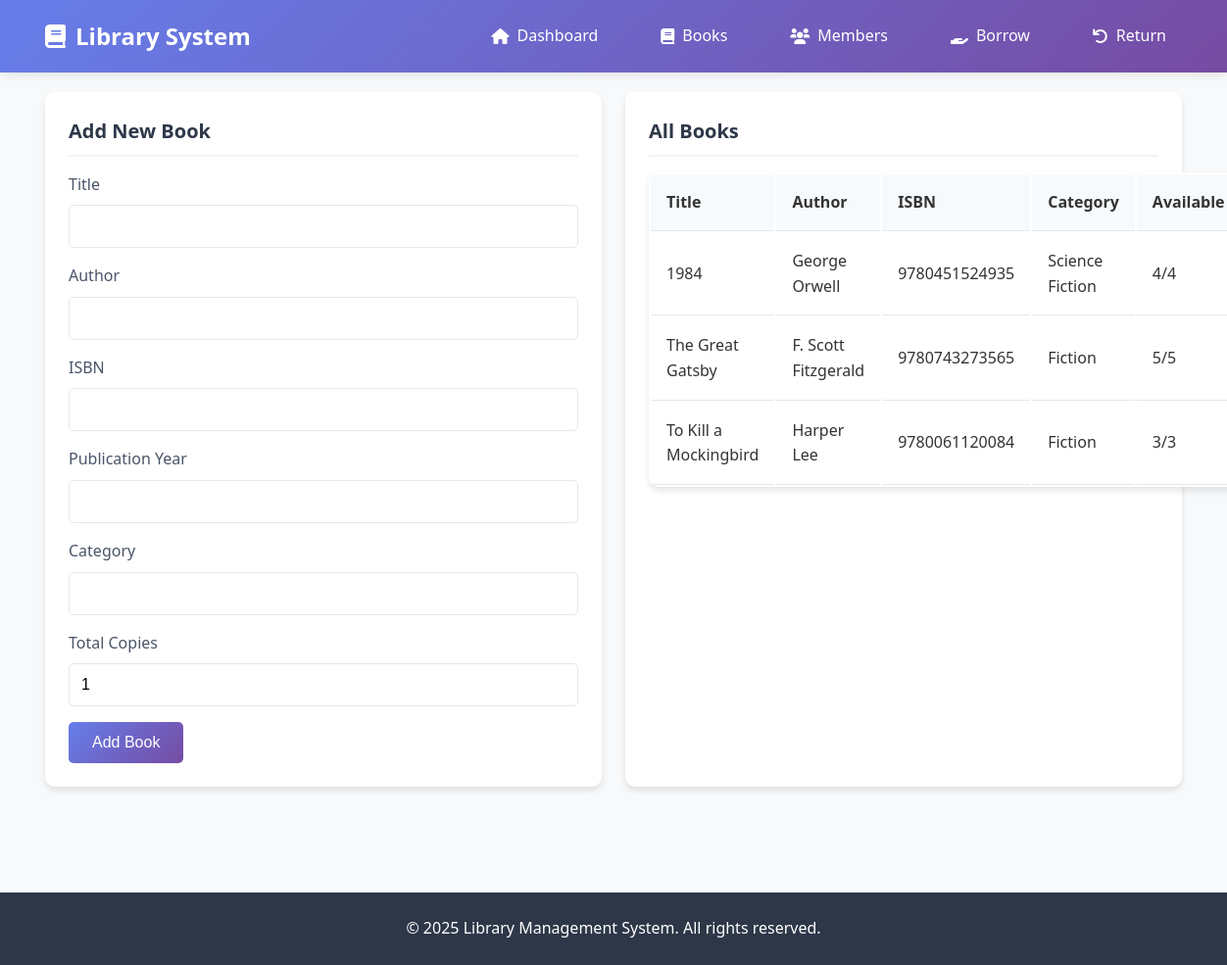
The page /books.php on the database its author committed.
### tables this page shows
CREATE TABLE books (
    id INT AUTO_INCREMENT PRIMARY KEY,
    title VARCHAR(255) NOT NULL,
    author VARCHAR(255) NOT NULL,
    isbn VARCHAR(20) UNIQUE,
    publication_year INT,
    category VARCHAR(100),
    total_copies INT DEFAULT 1,
    available_copies INT DEFAULT 1,
    created_at TIMESTAMP DEFAULT CURRENT_TIMESTAMP
);

### books.php (the view, shortened to what this page needs)
<?php
include 'config/database.php';
include 'includes/header.php';
$books = $pdo->query("SELECT * FROM books ORDER BY title")->fetchAll(PDO::FETCH_ASSOC);
?>
<div class="row">
    <div class="card">
        <div class="card-header">
            <h3 class="card-title">Add New Book</h3>
        </div>
        <div class="card-body">
            <form method="POST">
                <div class="form-group">
                    <label class="form-label">Title</label>
                    <input type="text" class="form-control" name="title" required>
                </div>
                <div class="form-group">
                    <label class="form-label">Author</label>
                    <input type="text" class="form-control" name="author" required>
                </div>
                <div class="form-group">
                    <label class="form-label">ISBN</label>
                    <input type="text" class="form-control" name="isbn" required>
                </div>
                <div class="form-group">
                    <label class="form-label">Publication Year</label>
                    <input type="number" class="form-control" name="publication_year" min="1000" max="2023" required>
                </div>
                <div class="form-group">
                    <label class="form-label">Category</label>
                    <input type="text" class="form-control" name="category" required>
                </div>
                <div class="form-group">
                    <label class="form-label">Total Copies</label>
                    <input type="number" class="form-control" name="total_copies" min="1" value="1" required>
                </div>
                <button type="submit" class="btn btn-primary">Add Book</button>
            </form>
        </div>
    </div>
    <div class="card">
        <div class="card-header">
            <h3 class="card-title">All Books</h3>
        </div>
        <div class="card-body">
            <table class="table">
                <thead>
                    <tr>
                        <th>Title</th>
                        <th>Author</th>
                        <th>ISBN</th>
                        <th>Category</th>
                        <th>Available</th>
                    </tr>
                </thead>
                <tbody>
                    <?php foreach($books as $book): ?>
                    <tr>
                        <td><?php echo htmlspecialchars($book['title']); ?></td>
                        <td><?php echo htmlspecialchars($book['author']); ?></td>
                        <td><?php echo htmlspecialchars($book['isbn']); ?></td>
                        <td><?php echo htmlspecialchars($book['category']); ?></td>
                        <td><?php echo $book['available_copies']; ?>/<?php echo $book['total_copies']; ?></td>
                    </tr>
                    <?php endforeach; ?>
                </tbody>
            </table>
        </div>
    </div>
</div>
<?php include 'includes/footer.php'; ?>

### includes/header.php (shortened to what this page needs)
<!DOCTYPE html>
<html lang="en">
<head>
    <link rel="stylesheet" href="css/style.css">
    <link href="https://cdnjs.cloudflare.com/ajax/libs/font-awesome/6.0.0/css/all.min.css" rel="stylesheet">
</head>
<body>
    <nav class="navbar">
        <div class="nav-container">
            <div class="nav-logo">
                <i class="fas fa-book"></i>
                Library System
            </div>
            <ul class="nav-menu">
                <li><a href="index.php"><i class="fas fa-home"></i> Dashboard</a></li>
                <li><a href="books.php"><i class="fas fa-book"></i> Books</a></li>
                <li><a href="members.php"><i class="fas fa-users"></i> Members</a></li>
                <li><a href="borrow.php"><i class="fas fa-hand-holding"></i> Borrow</a></li>
                <li><a href="return.php"><i class="fas fa-undo"></i> Return</a></li>
            </ul>
        </div>
    </nav>
    <div class="container">

### includes/footer.php (shortened to what this page needs)
    </div>
    <footer class="footer">
        <div class="footer-content">
            <p>&copy; 2025 Library Management System. All rights reserved.</p>
        </div>
    </footer>
</body>
</html>

### css/style.css (style rules this page uses)
* { margin: 0; padding: 0; box-sizing: border-box; }
body { font-family: 'Segoe UI', Tahoma, Geneva, Verdana, sans-serif; line-height: 1.6; color: #333; background-color: #f8f9fa; }
.container { max-width: 1200px; margin: 0 auto; padding: 20px; }
.navbar { background: linear-gradient(135deg, #667eea 0%, #764ba2 100%); color: white; padding: 0; box-shadow: 0 2px 10px rgba(0,0,0,0.1); }
.nav-container { max-width: 1200px; margin: 0 auto; display: flex; justify-content: space-between; align-items: center; padding: 1rem 20px; }
.nav-logo { font-size: 1.5rem; font-weight: bold; display: flex; align-items: center; gap: 10px; }
.nav-menu { display: flex; list-style: none; gap: 2rem; }
.nav-menu a { color: white; text-decoration: none; padding: 0.5rem 1rem; border-radius: 5px; transition: background-color 0.3s; display: flex; align-items: center; gap: 8px; }
.card { background: white; border-radius: 10px; padding: 1.5rem; box-shadow: 0 4px 6px rgba(0,0,0,0.1); margin-bottom: 1.5rem; transition: transform 0.3s, box-shadow 0.3s; }
.card-header { display: flex; justify-content: space-between; align-items: center; margin-bottom: 1rem; padding-bottom: 0.5rem; border-bottom: 2px solid #f1f3f4; }
.card-title { font-size: 1.25rem; font-weight: 600; color: #2d3748; }
.form-group { margin-bottom: 1rem; }
.form-label { display: block; margin-bottom: 0.5rem; font-weight: 500; color: #4a5568; }
.form-control { width: 100%; padding: 0.75rem; border: 1px solid #e2e8f0; border-radius: 5px; font-size: 1rem; transition: border-color 0.3s, box-shadow 0.3s; }
.btn { padding: 0.75rem 1.5rem; border: none; border-radius: 5px; font-size: 1rem; font-weight: 500; cursor: pointer; transition: all 0.3s; display: inline-flex; align-items: center; gap: 8px; text-decoration: none; }
.btn-primary { background: linear-gradient(135deg, #667eea 0%, #764ba2 100%); color: white; }
.table { width: 100%; background: white; border-radius: 10px; overflow: hidden; box-shadow: 0 4px 6px rgba(0,0,0,0.1); }
.table th, .table td { padding: 1rem; text-align: left; border-bottom: 1px solid #e2e8f0; }
.table th { font-weight: 600; background-color: #f7fafc; }
.footer { background: #2d3748; color: white; text-align: center; padding: 1.5rem; margin-top: 2rem; }
.row { display: grid; grid-template-columns: repeat(auto-fit, minmax(300px, 1fr)); gap: 1.5rem; margin-bottom: 2rem; }

### rows shown on the page
books: title "1984", author "George Orwell", isbn "9780451524935", category "Science Fiction", available_copies "4", total_copies "4"
books: title "The Great Gatsby", author "F. Scott Fitzgerald", isbn "9780743273565", category "Fiction", available_copies "5", total_copies "5"
books: title "To Kill a Mockingbird", author "Harper Lee", isbn "9780061120084", category "Fiction", available_copies "3", total_copies "3"
